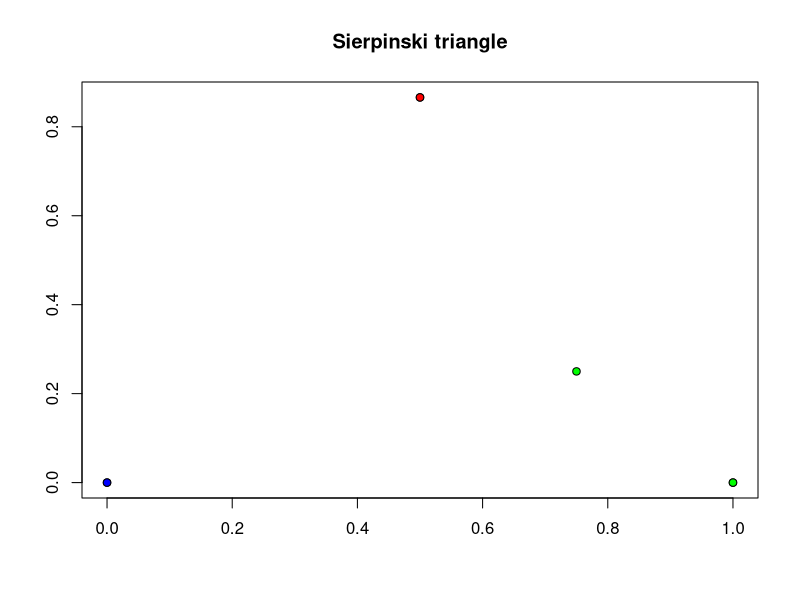

R code for this plot: (Note: this script raises an error after producing the figure.)
# Another version with pause
sierpinski <- function() {
	b1<-0; b2<-0; g1<-1; g2<-0; r1<-cos(pi/3); r2<-sin(pi/3)						
	xy<-rbind(c(b1,b2),c(g1,g2),c(r1,r2))	
	plot(xy,main="Sierpinski triangle",xlab="",ylab="")	
	points(b1,b2,pch=21,bg="blue")
	points(g1,g2,pch=21,bg="green")
	points(r1,r2,pch=21,bg="red")
	n<-5000; x0<-0.5; y0<-0.5
	set.seed(1234)	
	cat("Number of steps to go: ")
	pause<-as.numeric(readline())
	for (i in 1:n) {
		col<-sample(c("b","g","r"),prob=c(1/3,1/3,1/3),size=1)	
		if (col=="b") {
			x<-(x0+b1)/2; y<-(y0+b2)/2
			points(x,y,pch=21,bg="blue")	
		}
		if (col=="g") {		
			x<-(x0+g1)/2; y<-(y0+g2)/2
			points(x,y,pch=21,bg="green")
		}
		if (col=="r") {
			x<-(x0+r1)/2; y<-(y0+r2)/2
			points(x,y,pch=21,bg="red")
		}
		x0<-x; y0<-y
		if (i > pause) {
			cat("Number of steps to go: ")
			pause<-pause+as.numeric(readline())
		}
	} 
}

sierpinski()